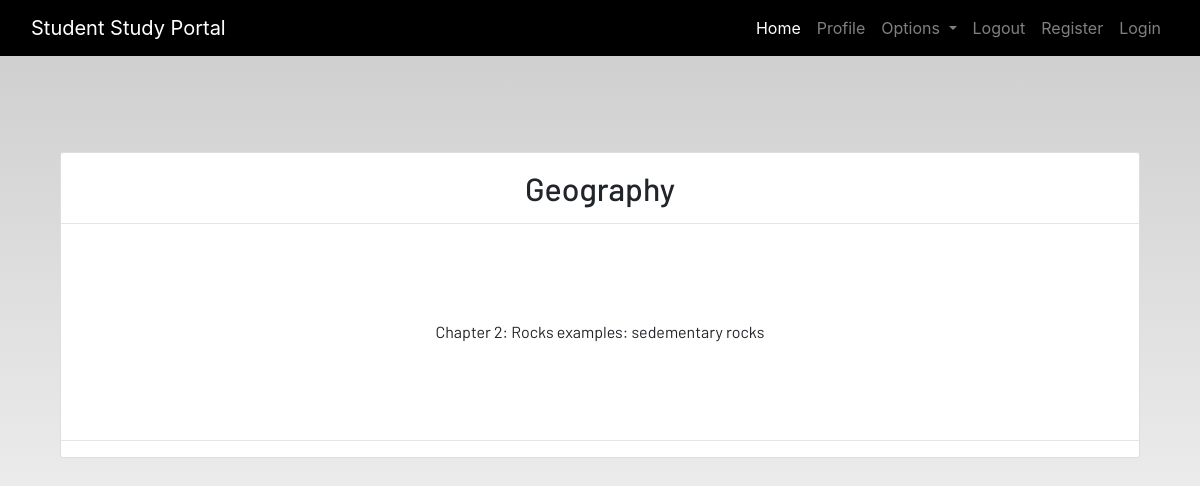
/notes_detail/2, run on the app's committed database.
### portal/models.py (models this page shows, shortened)
class Notes(models.Model):
    user = models.ForeignKey(User,on_delete=models.CASCADE,default=None,null=True)
    title = models.CharField(max_length=200)
    description = models.TextField()
    class Meta:
        verbose_name = "notes "
        verbose_name_plural="Notes"

### portal/views.py (the view)
# urls.py: path('notes_detail/<int:pk>',views.NotesDetailView.as_view(),name="notes_detail"),
class NotesDetailView(generic.DetailView):
    model = Notes

### portal/templates/portal/notes_detail.html
{% extends 'portal/base.html' %}
{% load static %}
{% block content %}
<section class='text-center container'>
    <div class="container">
        <div class="content-section p-0 mt-5">
            <div class="m-3">
                <h2>{{notes.title}}</h2>
            </div>
            <hr class="p-0 m-0">
            <p class="description m-5 p-5">
                {{notes.description}}
            </p>
            <hr>
        </div>
    </div>
</section>
{% endblock content %}

### static/css/main.css (style rules this page uses)
html { scroll-behavior: smooth; height: 100%; width: 100%; }
html, body { max-width: 100%; overflow-x: hidden; height: 100%; width: 100%; }
body { background: linear-gradient(rgba(0, 0, 0, 0.2), rgba(255, 255, 255, 0.5)); overflow-x: hidden; background-repeat: no-repeat; }
.content-section { background: #ffffff; padding: 10px 20px; border: 1px solid #dddddd; border-radius: 3px; margin-bottom: 20px; }

### data on the page
Notes: title "Geography", description "Chapter 2: Rocks examples: sedementary rocks"
